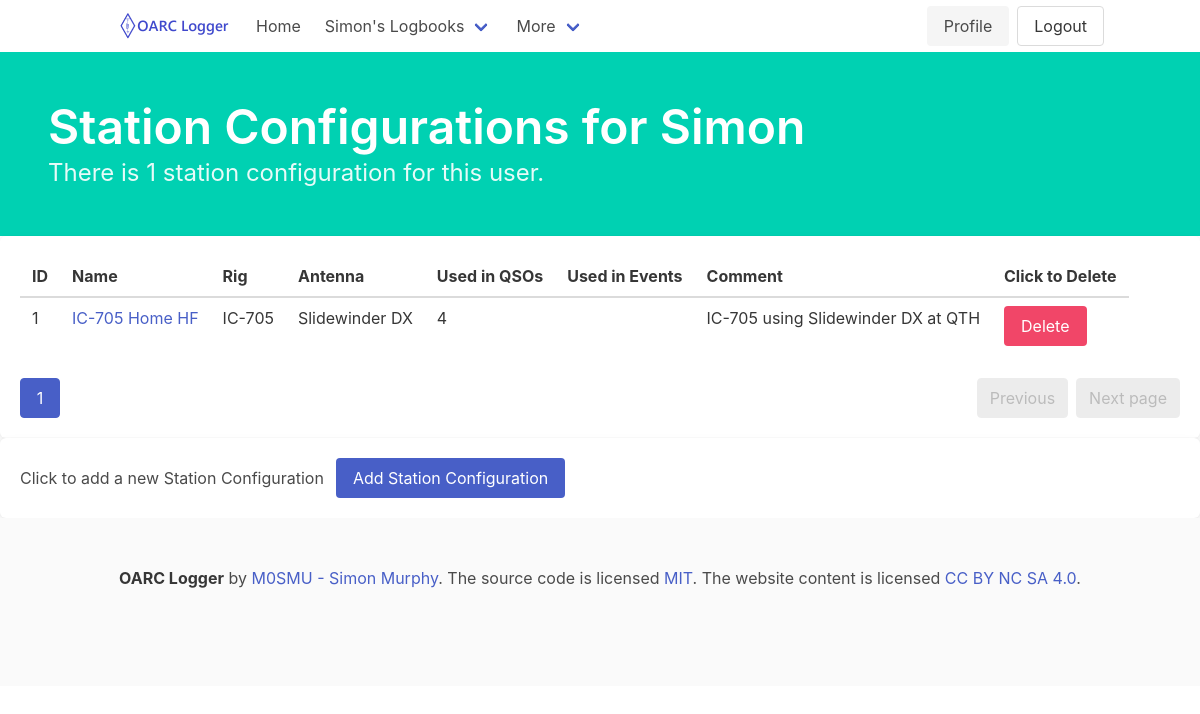
Before: /configs/Simon (signed in) with the older database file.
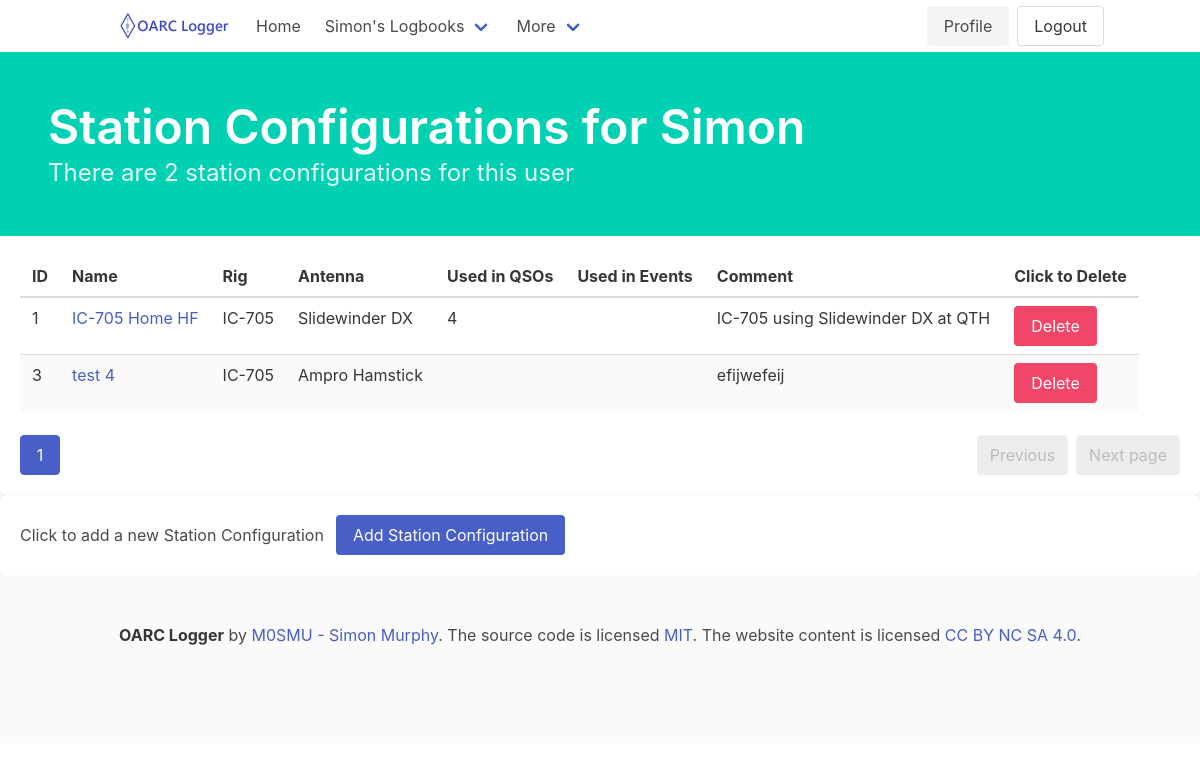
After: the same page with the newer database file.
### logger/models.py (models this page shows)
class User(UserMixin, db.Model):
    id = db.Column(db.Integer, primary_key=True) # primary keys are required by SQLAlchemy
    name = db.Column(db.String(1000), unique=True)
    email = db.Column(db.String(100), unique=True)
    password = db.Column(db.String(100))
    created_on = db.Column(db.DateTime())
    last_login = db.Column(db.DateTime())
    callsigns = db.relationship('Callsign', backref='user', lazy=True)
    events = db.relationship('Event', backref='owner', lazy=True)
    rigs = db.relationship('Rig', backref='owner', lazy=True)
    configurations = db.relationship('Configuration', backref='owner', lazy=True)
    antennas = db.relationship('Antenna', backref='owner', lazy=True)

class Configuration(db.Model):
    id = db.Column(db.Integer, primary_key=True) # primary keys are required by SQLAlchemy
    name = db.Column(db.String(1000), unique=True)
    comment = db.Column(db.String(255))
    antenna_id = db.Column(db.Integer, db.ForeignKey('antenna.id'), nullable=True)
    rig_id = db.Column(db.Integer, db.ForeignKey('rig.id'), nullable=True)
    user_id = db.Column(db.Integer, db.ForeignKey('user.id'), nullable=True)
    qsos = db.relationship('QSO', backref='configuration', lazy=True)

class Rig(db.Model):
    id = db.Column(db.Integer, primary_key=True) # primary keys are required by SQLAlchemy
    name = db.Column(db.String(1000), unique=True)
    configurations = db.relationship('Configuration', backref='rig', lazy=True)
    bands = db.relationship('Band', secondary=rig_band, backref='rigs')
    user_id = db.Column(db.Integer, db.ForeignKey('user.id'), nullable=True)

class Antenna(db.Model):
    id = db.Column(db.Integer, primary_key=True) # primary keys are required by SQLAlchemy
    name = db.Column(db.String(1000), unique=True)
    configurations = db.relationship('Configuration', backref='antenna', lazy=True)
    user_id = db.Column(db.Integer, db.ForeignKey('user.id'), nullable=True)

### logger/configurations/views.py (the view)
@configurations.route("/<username>")
@login_required
def configlist(username):
    if username == current_user.name:
        page = request.args.get('page', 1, type=int)
        configpage = Configuration.query.filter_by(user_id=current_user.get_id()).paginate(page=page, per_page=ROWS_PER_PAGE)
        allconfigs = Configuration.query.filter_by(user_id=current_user.get_id()).all()
        return render_template('configlist.html', configpage=configpage, allconfigs=allconfigs, username=username)
    else:
        abort(403)

### logger/templates/configlist.html
{% extends 'base.html' %}
{% block hero %}is-primary{% endblock %}
{% block content %}
            <div class="bd-hero-heading">
                <h1 class="title is-size-1">
                    {% block title %} Station Configurations for {{ username }} {% endblock %}
                </h1>
                <div class="subtitle is-4 algolia-lvl1">
                    <p>{% if allconfigs|length == 1 %} There is 1 station configuration for this user.{% else %}There are {{ allconfigs| length }} station configurations for this user{% endif %}</p>
                </div>
            </div>
        </div>
    </section>
    <section>
        <div class="box">
            <table class="table is-striped is-hoverable">
                <thead>
                    <tr>
                        <th>ID</th>
                        <th>Name</th>
                        <th>Rig</th>
                        <th>Antenna</th>
                        <th>Used in QSOs</th>
                        <th>Used in Events</th>
                        <th>Comment</th>
                        <th>Click to Delete</th>
                    </tr>
                </thead>
                <tbody>
                    {% for config in configpage.items %}
                    <tr>
                        <td>{{ config.id }}</td>
                        <td><a href="{{ url_for ('configurations.configview', id=config.user_id) }}" title="{{ config.name }}">{{ config.name }}</a></td>
                        <td>{{ config.rig.name }}</td>
                        <td>{{ config.antenna.name }}</td>
                        <td>{% if config.qsos %}{{ config.qsos|length }}{% endif %}</td>
                        <td>{% if config.events %}{{ config.events|length }}{% endif %}</td>
                        <td>{{ config.comment }}</td>
                        <td><a class="button is-danger" href="{{ url_for ('configurations.configdelete', id=config.id) }}" onclick="return confirm('Are you sure you want to delete this entry?')">Delete</a></td>
                    </tr>
                    {% else %}
                    No Station Configurations yet
                    {% endfor %}
                </tbody>
            </table>
            <nav class="pagination" role="navigation" aria-label="pagination">
                <a class="pagination-previous" {% if configpage.has_prev %}href="{{ url_for('configurations.configlist', username=current_user.name, page=configlist.prev_num) }}"{% else %}disabled {% endif %} title="This is the first page">Previous</a>
                <a class="pagination-next" {% if configpage.has_next %}href="{{ url_for('configurations.configlist', username=current_user.name, page=configlist.next_num) }}"{% else %}disabled {% endif %}>Next page</a>
                <ul class="pagination-list">
                    {% for page_num in configpage.iter_pages() %}
                        {% if page_num %}
                            {% if page_num != configpage.page %}
                            <li>
                                <a class="pagination-link" href="{{ url_for('configurations.configlist', username=current_user.name, page=page_num) }}" aria-label="Goto page {{ page_num }}">{{ page_num }}</a>
                            </li>
                            {% else %}
                            <li>
                                <a class="pagination-link is-current" href="{{ url_for('configurations.configlist', username=current_user.name, page=page_num) }}" aria-label="Page {{ page_num }}" aria-current="page">{{ page_num }}</a>
                            </li>
                            {% endif %}
                        {% else %}
                            <li>
                                <span class="pagination-ellipsis">&hellip;</span>
                            </li>
                        {% endif %}
                    {% endfor %}
                </ul>
            </nav>
        </div>
    </section>
    <section>
        <div class="box">
            <div class="level">
                <div class="level-left">
                    <p class="level-item">Click to add a new Station Configuration</p>
                    <a class="button is-link level-item" href="{{ url_for('configurations.configcreate') }}">Add Station Configuration</a>
                </div>
            </div>
        </div>
    </section>
{% endblock %}

### logger/templates/base.html (shortened to what this page needs)
<!DOCTYPE html>
<html>
<head>
    <link rel="stylesheet" href="https://cdn.jsdelivr.net/npm/bulma@0.9.4/css/bulma.min.css" />
    <link rel="stylesheet" href="https://cdn.jsdelivr.net/npm/@mdi/font@6.5.95/css/materialdesignicons.min.css" />
</head>
<body>
    <nav class="navbar">
        <div class="container">
            <div class="navbar-brand">
                <a class="navbar-item" href="https://oarc.uk">
                    <img src="{{ url_for('static', filename='OARCLogger.png') }}" width="112" height="28">
                </a>
            </div>
            <div id="navbarMenuHeroA" class="navbar-menu">
                <div id="navbarBasicExample" class="navbar-menu">
                    <div class="navbar-start">
                        <a href="{{ url_for('users.index') }}" class="navbar-item">
                            Home
                        </a>
                        {% if current_user.is_authenticated %}
                        <div class="navbar-item has-dropdown is-hoverable">
                            <a class="navbar-link">
                            {{ current_user.name }}'s Logbooks
                            </a>
                        </div>
                        {% endif %}
                        <div class="navbar-item has-dropdown is-hoverable">
                            <a class="navbar-link">
                            More
                            </a>
                        </div>
                    </div>
                <div class="navbar-end">
                    <div class="buttons">
                        {% if current_user.is_authenticated %}
                        <a href="{{ url_for('users.profile', user=current_user.name) }}" class="button is-light">
                            Profile
                        </a>
                        {% endif %}
                        {% if current_user.is_authenticated %}
                        <a href="{{ url_for('users.logout') }}" class="button">
                            Logout
                        </a>
                    {% endif %}
                </div>
            </div>
        </div>
    </nav>
    <section class="hero {% block hero %}is-light{% endblock %}">
        <div class="hero-body">
            {% block content %}
            {% endblock %}
</body>
<footer class="footer">
    <div class="content has-text-centered">
      <p>
        <strong>OARC Logger</strong> by <a href="https://qrz.com/db/M0SMU">M0SMU - Simon Murphy</a>. The source code is licensed
        <a href="http://opensource.org/licenses/mit-license.php">MIT</a>. The website content
        is licensed <a href="http://creativecommons.org/licenses/by-nc-sa/4.0/">CC BY NC SA 4.0</a>.
      </p>
    </div>
  </footer>
</html>

Changed rows visible on the page:
added Configuration: id "3", name "test 4", rig.name "IC-705", antenna.name "Ampro Hamstick", comment "efijwefeij"
Other visible differences:
{{ allconfigs| length }}: (not shown) → "2"
text no longer shown: "There is 1 station configuration for this user."
text now shown: "There are station configurations for this user"
